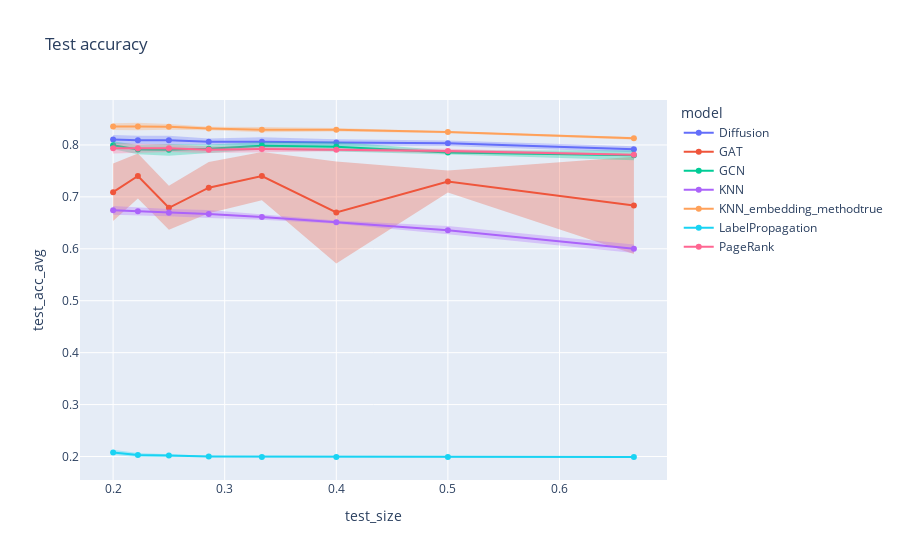

Here is the notebook cell this chart was saved with:
### Markdown cell above
`Wikivitals`

### Code cell
# Compute average and standard deviation according to values of k
grouped = df_tot.groupby(['dataset', 'model', 'k', 'train_size', 'test_size'])[['train_acc', 'test_acc']].agg({'train_acc': ['mean', 'std'], 'test_acc': ['mean', 'std']}).reset_index()
grouped.columns = ['dataset', 'model', 'k', 'train_size', 'test_size', 'train_acc_avg', 'train_acc_std', 'test_acc_avg', 'test_acc_std', ]
grouped

# Test split
for error_y_mode in {'band'}:
    fig = line(
        data_frame = grouped[grouped['dataset']=='wikivitals'],
        x = 'test_size',
        y = 'test_acc_avg',
        error_y = 'test_acc_std',
        error_y_mode = error_y_mode,
        color = 'model',
        title = f'Test accuracy',
        markers = '.',
    )
    fig.show()

### Figure 1 — Plotly figure (JSON) as saved in the notebook; plotly's stock layout.template omitted (floating-point values rounded to 4 significant figures)
{"data": [{"fill": "toself", "fillcolor": "rgba(99,110,250,.3)", "hoverinfo": "skip", "legendgroup": "Diffusion", "line": {"color": "rgba(255,255,255,0)"}, "showlegend": false, "type": "scatter", "x": [0.6667, 0.5, 0.4, 0.3333, 0.2857, 0.25, 0.2222, 0.2, 0.2, 0.2222, 0.25, 0.2857, 0.3333, 0.4, 0.5, 0.6667], "xaxis": "x", "y": [0.7973, 0.8085, 0.8109, 0.8147, 0.8124, 0.8176, 0.8175, 0.8194, 0.8018, 0.8008, 0.8002, 0.7998, 0.798, 0.7984, 0.7979, 0.7858], "yaxis": "y"}, {"hovertemplate": "model=Diffusion<br>test_size=%{x}<br>test_acc_avg=%{y}<extra></extra>", "legendgroup": "Diffusion", "line": {"color": "#636efa", "dash": "solid"}, "marker": {"symbol": "circle"}, "mode": "markers+lines", "name": "Diffusion", "orientation": "v", "showlegend": true, "type": "scatter", "x": [0.6667, 0.5, 0.4, 0.3333, 0.2857, 0.25, 0.2222, 0.2], "xaxis": "x", "y": [0.7916, 0.8032, 0.8047, 0.8064, 0.8061, 0.8089, 0.8092, 0.8106], "yaxis": "y"}, {"fill": "toself", "fillcolor": "rgba(239,85,59,.3)", "hoverinfo": "skip", "legendgroup": "GAT", "line": {"color": "rgba(255,255,255,0)"}, "showlegend": false, "type": "scatter", "x": [0.6667, 0.5, 0.4, 0.3333, 0.2857, 0.25, 0.2222, 0.2, 0.2, 0.2222, 0.25, 0.2857, 0.3333, 0.4, 0.5, 0.6667], "xaxis": "x", "y": [0.7772, 0.7509, 0.7681, 0.7864, 0.767, 0.7214, 0.7836, 0.7643, 0.6538, 0.6966, 0.6365, 0.6685, 0.6937, 0.5717, 0.7082, 0.5899], "yaxis": "y"}, {"hovertemplate": "model=GAT<br>test_size=%{x}<br>test_acc_avg=%{y}<extra></extra>", "legendgroup": "GAT", "line": {"color": "#EF553B", "dash": "solid"}, "marker": {"symbol": "circle"}, "mode": "markers+lines", "name": "GAT", "orientation": "v", "showlegend": true, "type": "scatter", "x": [0.6667, 0.5, 0.4, 0.3333, 0.2857, 0.25, 0.2222, 0.2], "xaxis": "x", "y": [0.6835, 0.7296, 0.6699, 0.7401, 0.7177, 0.6789, 0.7401, 0.709], "yaxis": "y"}, {"fill": "toself", "fillcolor": "rgba(0,204,150,.3)", "hoverinfo": "skip", "legendgroup": "GCN", "line": {"color": "rgba(255,255,255,0)"}, "showlegend": false, "type": "scatter", "x": [0.6667, 0.5, 0.4, 0.3333, 0.2857, 0.25, 0.2222, 0.2, 0.2, 0.2222, 0.25, 0.2857, 0.3333, 0.4, 0.5, 0.6667], "xaxis": "x", "y": [0.79, 0.7895, 0.8061, 0.8058, 0.801, 0.8018, 0.8001, 0.807, 0.7919, 0.7823, 0.7794, 0.7842, 0.7914, 0.7872, 0.7815, 0.7704], "yaxis": "y"}, {"hovertemplate": "model=GCN<br>test_size=%{x}<br>test_acc_avg=%{y}<extra></extra>", "legendgroup": "GCN", "line": {"color": "#00cc96", "dash": "solid"}, "marker": {"symbol": "circle"}, "mode": "markers+lines", "name": "GCN", "orientation": "v", "showlegend": true, "type": "scatter", "x": [0.6667, 0.5, 0.4, 0.3333, 0.2857, 0.25, 0.2222, 0.2], "xaxis": "x", "y": [0.7802, 0.7855, 0.7967, 0.7986, 0.7926, 0.7906, 0.7912, 0.7995], "yaxis": "y"}, {"fill": "toself", "fillcolor": "rgba(171,99,250,.3)", "hoverinfo": "skip", "legendgroup": "KNN", "line": {"color": "rgba(255,255,255,0)"}, "showlegend": false, "type": "scatter", "x": [0.6667, 0.5, 0.4, 0.3333, 0.2857, 0.25, 0.2222, 0.2, 0.2, 0.2222, 0.25, 0.2857, 0.3333, 0.4, 0.5, 0.6667], "xaxis": "x", "y": [0.6082, 0.6437, 0.6543, 0.6668, 0.6747, 0.6764, 0.6804, 0.6825, 0.6658, 0.6646, 0.6626, 0.6591, 0.6558, 0.6483, 0.628, 0.5919], "yaxis": "y"}, {"hovertemplate": "model=KNN<br>test_size=%{x}<br>test_acc_avg=%{y}<extra></extra>", "legendgroup": "KNN", "line": {"color": "#ab63fa", "dash": "solid"}, "marker": {"symbol": "circle"}, "mode": "markers+lines", "name": "KNN", "orientation": "v", "showlegend": true, "type": "scatter", "x": [0.6667, 0.5, 0.4, 0.3333, 0.2857, 0.25, 0.2222, 0.2], "xaxis": "x", "y": [0.6001, 0.6358, 0.6513, 0.6613, 0.6669, 0.6695, 0.6725, 0.6741], "yaxis": "y"}, {"fill": "toself", "fillcolor": "rgba(255,161,90,.3)", "hoverinfo": "skip", "legendgroup": "KNN_embedding_methodtrue", "line": {"color": "rgba(255,255,255,0)"}, "showlegend": false, "type": "scatter", "x": [0.6667, 0.5, 0.4, 0.3333, 0.2857, 0.25, 0.2222, 0.2, 0.2, 0.2222, 0.25, 0.2857, 0.3333, 0.4, 0.5, 0.6667], "xaxis": "x", "y": [0.8151, 0.8268, 0.8325, 0.8346, 0.8351, 0.8406, 0.8427, 0.842, 0.8289, 0.8281, 0.8293, 0.8281, 0.8243, 0.826, 0.8228, 0.8102], "yaxis": "y"}, {"hovertemplate": "model=KNN_embedding_methodtrue<br>test_size=%{x}<br>test_acc_avg=%{y}<extra></extra>", "legendgroup": "KNN_embedding_methodtrue", "line": {"color": "#FFA15A", "dash": "solid"}, "marker": {"symbol": "circle"}, "mode": "markers+lines", "name": "KNN_embedding_methodtrue", "orientation": "v", "showlegend": true, "type": "scatter", "x": [0.6667, 0.5, 0.4, 0.3333, 0.2857, 0.25, 0.2222, 0.2], "xaxis": "x", "y": [0.8127, 0.8248, 0.8292, 0.8294, 0.8316, 0.8349, 0.8354, 0.8354], "yaxis": "y"}, {"fill": "toself", "fillcolor": "rgba(25,211,243,.3)", "hoverinfo": "skip", "legendgroup": "LabelPropagation", "line": {"color": "rgba(255,255,255,0)"}, "showlegend": false, "type": "scatter", "x": [0.6667, 0.5, 0.4, 0.3333, 0.2857, 0.25, 0.2222, 0.2, 0.2, 0.2222, 0.25, 0.2857, 0.3333, 0.4, 0.5, 0.6667], "xaxis": "x", "y": [0.199, 0.199, 0.1991, 0.1997, 0.2013, 0.2042, 0.2069, 0.2128, 0.2027, 0.1992, 0.1995, 0.1989, 0.1986, 0.1989, 0.1988, 0.1988], "yaxis": "y"}, {"hovertemplate": "model=LabelPropagation<br>test_size=%{x}<br>test_acc_avg=%{y}<extra></extra>", "legendgroup": "LabelPropagation", "line": {"color": "#19d3f3", "dash": "solid"}, "marker": {"symbol": "circle"}, "mode": "markers+lines", "name": "LabelPropagation", "orientation": "v", "showlegend": true, "type": "scatter", "x": [0.6667, 0.5, 0.4, 0.3333, 0.2857, 0.25, 0.2222, 0.2], "xaxis": "x", "y": [0.1989, 0.1989, 0.199, 0.1991, 0.2001, 0.2018, 0.203, 0.2078], "yaxis": "y"}, {"fill": "toself", "fillcolor": "rgba(255,102,146,.3)", "hoverinfo": "skip", "legendgroup": "PageRank", "line": {"color": "rgba(255,255,255,0)"}, "showlegend": false, "type": "scatter", "x": [0.6667, 0.5, 0.4, 0.3333, 0.2857, 0.25, 0.2222, 0.2, 0.2, 0.2222, 0.25, 0.2857, 0.3333, 0.4, 0.5, 0.6667], "xaxis": "x", "y": [0.7826, 0.7925, 0.7937, 0.798, 0.7971, 0.8014, 0.8025, 0.8038, 0.7833, 0.7847, 0.7862, 0.7846, 0.7862, 0.7878, 0.7838, 0.7795], "yaxis": "y"}, {"hovertemplate": "model=PageRank<br>test_size=%{x}<br>test_acc_avg=%{y}<extra></extra>", "legendgroup": "PageRank", "line": {"color": "#FF6692", "dash": "solid"}, "marker": {"symbol": "circle"}, "mode": "markers+lines", "name": "PageRank", "orientation": "v", "showlegend": true, "type": "scatter", "x": [0.6667, 0.5, 0.4, 0.3333, 0.2857, 0.25, 0.2222, 0.2], "xaxis": "x", "y": [0.781, 0.7881, 0.7907, 0.7921, 0.7908, 0.7938, 0.7936, 0.7935], "yaxis": "y"}], "layout": {"legend": {"title": {"text": "model"}, "tracegroupgap": 0}, "title": {"text": "Test accuracy"}, "xaxis": {"anchor": "y", "domain": [0, 1], "title": {"text": "test_size"}}, "yaxis": {"anchor": "x", "domain": [0, 1], "title": {"text": "test_acc_avg"}}}}
